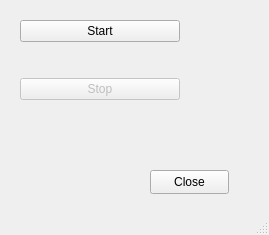
<?xml version="1.0" encoding="UTF-8"?>
<ui version="4.0">
 <class>MainWindow</class>
 <widget class="QMainWindow" name="MainWindow">
  <property name="geometry">
   <rect>
    <x>0</x>
    <y>0</y>
    <width>269</width>
    <height>235</height>
   </rect>
  </property>
  <property name="windowTitle">
   <string>MainWindow</string>
  </property>
  <widget class="QWidget" name="centralwidget">
   <widget class="QWidget" name="verticalLayoutWidget">
    <property name="geometry">
     <rect>
      <x>20</x>
      <y>20</y>
      <width>160</width>
      <height>80</height>
     </rect>
    </property>
    <layout class="QVBoxLayout" name="verticalLayout">
     <item>
      <widget class="QPushButton" name="startButton">
       <property name="text">
        <string>Start</string>
       </property>
      </widget>
     </item>
     <item>
      <spacer name="verticalSpacer">
       <property name="orientation">
        <enum>Qt::Vertical</enum>
       </property>
       <property name="sizeHint" stdset="0">
        <size>
         <width>20</width>
         <height>40</height>
        </size>
       </property>
      </spacer>
     </item>
     <item>
      <widget class="QPushButton" name="stopButton">
       <property name="enabled">
        <bool>false</bool>
       </property>
       <property name="text">
        <string>Stop</string>
       </property>
      </widget>
     </item>
    </layout>
   </widget>
   <widget class="QPushButton" name="closeButton">
    <property name="geometry">
     <rect>
      <x>150</x>
      <y>170</y>
      <width>79</width>
      <height>24</height>
     </rect>
    </property>
    <property name="text">
     <string>Close</string>
    </property>
   </widget>
  </widget>
  <widget class="QMenuBar" name="menubar">
   <property name="geometry">
    <rect>
     <x>0</x>
     <y>0</y>
     <width>269</width>
     <height>19</height>
    </rect>
   </property>
  </widget>
  <widget class="QStatusBar" name="statusbar"/>
 </widget>
 <resources/>
 <connections>
  <connection>
   <sender>closeButton</sender>
   <signal>clicked()</signal>
   <receiver>MainWindow</receiver>
   <slot>close()</slot>
   <hints>
    <hint type="sourcelabel">
     <x>189</x>
     <y>200</y>
    </hint>
    <hint type="destinationlabel">
     <x>134</x>
     <y>117</y>
    </hint>
   </hints>
  </connection>
 </connections>
</ui>
